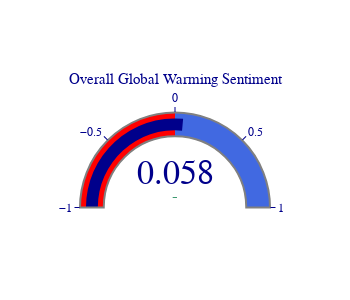

The code cell stored with this chart in its notebook:
### Code cell
import plotly.graph_objects as go

fig = go.Figure(go.Indicator(
    mode = "gauge+number+delta",
    value = overall_gw,
    domain = {'x': [0, 1], 'y': [0, 1]},
    title = {'text': "Overall Global Warming Sentiment", 'font': {'size': 15}},
    gauge = {
        'axis': {'range': [-1, 1], 'tickwidth': 1, 'tickcolor': "darkblue"},
        'bar': {'color': "darkblue"},
        'bgcolor': "white",
        'borderwidth': 2,
        'bordercolor': "gray",
        'steps': [
            {'range': [-1, 0], 'color': 'red'},
            {'range': [0, 1], 'color': "royalblue"}],
        }))

fig.update_layout(paper_bgcolor = "white", font = {'color': "darkblue", 'family': "Arial"}, width = 350, height = 300)

fig.show()

### Figure 1 — Plotly figure (JSON) as saved in the notebook; plotly's stock layout.template omitted (floating-point values rounded to 4 significant figures)
{"data": [{"domain": {"x": [0, 1], "y": [0, 1]}, "gauge": {"axis": {"range": [-1, 1], "tickcolor": "darkblue", "tickwidth": 1}, "bar": {"color": "darkblue"}, "bgcolor": "white", "bordercolor": "gray", "borderwidth": 2, "steps": [{"color": "red", "range": [-1, 0]}, {"color": "royalblue", "range": [0, 1]}]}, "mode": "gauge+number+delta", "title": {"font": {"size": 15}, "text": "Overall Global Warming Sentiment"}, "type": "indicator", "value": 0.05816}], "layout": {"font": {"color": "darkblue", "family": "Arial"}, "height": 300, "paper_bgcolor": "white", "width": 350}}
